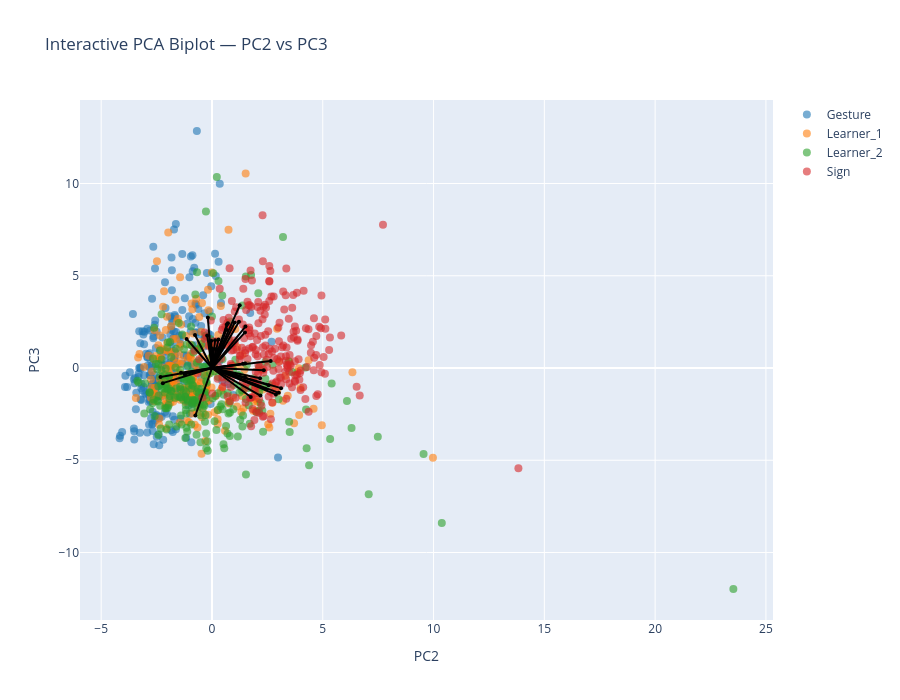

Notebook source saved alongside this figure:
### Markdown cell above
### Biplot PC2-PC3

### Code cell
pcs_to_plot = [2, 3]  # PC1–PC2

sig_features_GS = (
    df_sig_vars_GS[
        (df_sig_vars_GS["sig_loading"]) &
        (df_sig_vars_GS["PC"].isin(pcs_to_plot))
    ]["feature"]
    .unique()
)

feature_names = df_clean.columns[:-1]
selected_vars = [feature_names.get_loc(f) for f in sig_features_GS if f in feature_names]

arrow_strength = (
    df_sig_vars_GS[df_sig_vars_GS["PC"].isin([pcs_to_plot])]
    .groupby("feature")["index_loading"]
    .mean()
    .to_dict()
)

interactive_PCA_biplot(
    score=x_new_GS, 
    coeff=loadings_GS, 
    labels=feature_names, 
    y=y, 
    selected_vars=selected_vars, 
    pc_x=pcs_to_plot[0], pc_y=pcs_to_plot[1],
    show_labels=False,
    le=le,
    arrow_strength=arrow_strength
)

# static plot
static_PCA_biplot(
    score=x_new_GS, 
    coeff=loadings_GS, 
    labels=feature_names, 
    y=y, 
    selected_vars=selected_vars, 
    pc_x=pcs_to_plot[0], pc_y=pcs_to_plot[1],
    show_labels=False,
    arrow_strength=arrow_strength,
    le=le,
    save_path=os.path.join(curfolder, "Plots", "PCA_GS_all_PC2_3_biplot.png")
)

### Figure 1 — Plotly figure (JSON) as saved in the notebook; plotly's stock layout.template omitted (floating-point values rounded to 4 significant figures; data arrays with more than 128 entries replaced by an {"elided": "..."} marker saying what was removed)
{"data": [{"hoverinfo": "text", "marker": {"color": "#1f77b4", "opacity": 0.6, "size": 8}, "mode": "markers", "name": "Gesture", "showlegend": true, "text": {"elided": "248 str values"}, "type": "scatter", "x": {"elided": "248 float values"}, "y": {"elided": "248 float values"}}, {"hoverinfo": "text", "marker": {"color": "#ff7f0e", "opacity": 0.6, "size": 8}, "mode": "markers", "name": "Learner_1", "showlegend": true, "text": {"elided": "244 str values"}, "type": "scatter", "x": {"elided": "244 float values"}, "y": {"elided": "244 float values"}}, {"hoverinfo": "text", "marker": {"color": "#2ca02c", "opacity": 0.6, "size": 8}, "mode": "markers", "name": "Learner_2", "showlegend": true, "text": {"elided": "240 str values"}, "type": "scatter", "x": {"elided": "240 float values"}, "y": {"elided": "240 float values"}}, {"hoverinfo": "text", "marker": {"color": "#d62728", "opacity": 0.6, "size": 8}, "mode": "markers", "name": "Sign", "showlegend": true, "text": {"elided": "239 str values"}, "type": "scatter", "x": {"elided": "239 float values"}, "y": {"elided": "239 float values"}}, {"hoverinfo": "text", "hovertext": "gross__magnitude__arm_speed_Gmean", "line": {"color": "black"}, "marker": {"size": 4}, "mode": "lines+markers", "showlegend": false, "textposition": "top center", "type": "scatter", "x": [0, 1.251], "y": [0, 3.399]}, {"hoverinfo": "text", "hovertext": "gross__rhythm__arm_speed_peak_n", "line": {"color": "black"}, "marker": {"size": 4}, "mode": "lines+markers", "showlegend": false, "textposition": "top center", "type": "scatter", "x": [0, -0.7679], "y": [0, 1.785]}, {"hoverinfo": "text", "hovertext": "gross__rhythm__arm_speed_peak_rate", "line": {"color": "black"}, "marker": {"size": 4}, "mode": "lines+markers", "showlegend": false, "textposition": "top center", "type": "scatter", "x": [0, 1.028], "y": [0, 2.465]}, {"hoverinfo": "text", "hovertext": "gross__magnitude__arm_acc_Gmean", "line": {"color": "black"}, "marker": {"size": 4}, "mode": "lines+markers", "showlegend": false, "textposition": "top center", "type": "scatter", "x": [0, 1.217], "y": [0, 2.5]}, {"hoverinfo": "text", "hovertext": "gross__rhythm__arm_acc_peak_n", "line": {"color": "black"}, "marker": {"size": 4}, "mode": "lines+markers", "showlegend": false, "textposition": "top center", "type": "scatter", "x": [0, -1.147], "y": [0, 1.575]}, {"hoverinfo": "text", "hovertext": "gross__rhythm__arm_acc_peak_rate", "line": {"color": "black"}, "marker": {"size": 4}, "mode": "lines+markers", "showlegend": false, "textposition": "top center", "type": "scatter", "x": [0, 0.7178], "y": [0, 2.421]}, {"hoverinfo": "text", "hovertext": "gross__rhythm__arm_speed_sampen", "line": {"color": "black"}, "marker": {"size": 4}, "mode": "lines+markers", "showlegend": false, "textposition": "top center", "type": "scatter", "x": [0, 1.509], "y": [0, 2.243]}, {"hoverinfo": "text", "hovertext": "gross__smoothness__arm_intermittency", "line": {"color": "black"}, "marker": {"size": 4}, "mode": "lines+markers", "showlegend": false, "textposition": "top center", "type": "scatter", "x": [0, -2.325], "y": [0, -0.493]}, {"hoverinfo": "text", "hovertext": "gross__rhythm__band1_band_power_totalarm", "line": {"color": "black"}, "marker": {"size": 4}, "mode": "lines+markers", "showlegend": false, "textposition": "top center", "type": "scatter", "x": [0, -0.7506], "y": [0, -2.572]}, {"hoverinfo": "text", "hovertext": "gross__rhythm__band1_centroid_totalarm", "line": {"color": "black"}, "marker": {"size": 4}, "mode": "lines+markers", "showlegend": false, "textposition": "top center", "type": "scatter", "x": [0, 1.489], "y": [0, 1.929]}, {"hoverinfo": "text", "hovertext": "gross__rhythm__band2_band_power_totalarm", "line": {"color": "black"}, "marker": {"size": 4}, "mode": "lines+markers", "showlegend": false, "textposition": "top center", "type": "scatter", "x": [0, 0.6709], "y": [0, 2.358]}, {"hoverinfo": "text", "hovertext": "gross__rhythm__band3_band_power_totalarm", "line": {"color": "black"}, "marker": {"size": 4}, "mode": "lines+markers", "showlegend": false, "textposition": "top center", "type": "scatter", "x": [0, 0.6452], "y": [0, 2.071]}, {"hoverinfo": "text", "hovertext": "gross__rhythm__band3_centroid_totalarm", "line": {"color": "black"}, "marker": {"size": 4}, "mode": "lines+markers", "showlegend": false, "textposition": "top center", "type": "scatter", "x": [0, 1.397], "y": [0, 0.2338]}, {"hoverinfo": "text", "hovertext": "gross__rhythm__band3_entropy_totalarm", "line": {"color": "black"}, "marker": {"size": 4}, "mode": "lines+markers", "showlegend": false, "textposition": "top center", "type": "scatter", "x": [0, 1.495], "y": [0, 0.242]}, {"hoverinfo": "text", "hovertext": "fine__handshape__fingertip_spread_mean", "line": {"color": "black"}, "marker": {"size": 4}, "mode": "lines+markers", "showlegend": false, "textposition": "top center", "type": "scatter", "x": [0, 3.119], "y": [0, -1.091]}, {"hoverinfo": "text", "hovertext": "fine__variability__fingertip_spread_std", "line": {"color": "black"}, "marker": {"size": 4}, "mode": "lines+markers", "showlegend": false, "textposition": "top center", "type": "scatter", "x": [0, 2.884], "y": [0, -1.431]}, {"hoverinfo": "text", "hovertext": "fine__handshape__thumb_index_mean", "line": {"color": "black"}, "marker": {"size": 4}, "mode": "lines+markers", "showlegend": false, "textposition": "top center", "type": "scatter", "x": [0, 3.017], "y": [0, -1.348]}, {"hoverinfo": "text", "hovertext": "fine__variability__thumb_index_std", "line": {"color": "black"}, "marker": {"size": 4}, "mode": "lines+markers", "showlegend": false, "textposition": "top center", "type": "scatter", "x": [0, 2.445], "y": [0, -1.166]}, {"hoverinfo": "text", "hovertext": "fine__handshape__mcp_tip_mean", "line": {"color": "black"}, "marker": {"size": 4}, "mode": "lines+markers", "showlegend": false, "textposition": "top center", "type": "scatter", "x": [0, 2.185], "y": [0, -1.496]}, {"hoverinfo": "text", "hovertext": "fine__variability__mcp_tip_std", "line": {"color": "black"}, "marker": {"size": 4}, "mode": "lines+markers", "showlegend": false, "textposition": "top center", "type": "scatter", "x": [0, 1.749], "y": [0, -1.573]}, {"hoverinfo": "text", "hovertext": "fine__handshape__thumb_opposition_mean", "line": {"color": "black"}, "marker": {"size": 4}, "mode": "lines+markers", "showlegend": false, "textposition": "top center", "type": "scatter", "x": [0, 2.17], "y": [0, -0.5592]}, {"hoverinfo": "text", "hovertext": "fine__variability__thumb_opposition_std", "line": {"color": "black"}, "marker": {"size": 4}, "mode": "lines+markers", "showlegend": false, "textposition": "top center", "type": "scatter", "x": [0, 1.505], "y": [0, -0.5323]}, {"hoverinfo": "text", "hovertext": "fine__handshape__handshape_size_mean", "line": {"color": "black"}, "marker": {"size": 4}, "mode": "lines+markers", "showlegend": false, "textposition": "top center", "type": "scatter", "x": [0, -1.231], "y": [0, -0.3432]}, {"hoverinfo": "text", "hovertext": "fine__variability__handshape_size_std", "line": {"color": "black"}, "marker": {"size": 4}, "mode": "lines+markers", "showlegend": false, "textposition": "top center", "type": "scatter", "x": [0, -1.398], "y": [0, -0.2593]}, {"hoverinfo": "text", "hovertext": "fine__variability__handshape_variability", "line": {"color": "black"}, "marker": {"size": 4}, "mode": "lines+markers", "showlegend": false, "textposition": "top center", "type": "scatter", "x": [0, 2.555], "y": [0, -0.9401]}, {"hoverinfo": "text", "hovertext": "fine__magnitude__flexion_speed_mean", "line": {"color": "black"}, "marker": {"size": 4}, "mode": "lines+markers", "showlegend": false, "textposition": "top center", "type": "scatter", "x": [0, 2.649], "y": [0, 0.3786]}, {"hoverinfo": "text", "hovertext": "fine__variability__flexion_speed_std", "line": {"color": "black"}, "marker": {"size": 4}, "mode": "lines+markers", "showlegend": false, "textposition": "top center", "type": "scatter", "x": [0, 2.339], "y": [0, -0.1234]}, {"hoverinfo": "text", "hovertext": "fine__smoothness__flexion_intermittency", "line": {"color": "black"}, "marker": {"size": 4}, "mode": "lines+markers", "showlegend": false, "textposition": "top center", "type": "scatter", "x": [0, -2.218], "y": [0, -0.8194]}, {"hoverinfo": "text", "hovertext": "fine__coordination__finger_independence", "line": {"color": "black"}, "marker": {"size": 4}, "mode": "lines+markers", "showlegend": false, "textposition": "top center", "type": "scatter", "x": [0, 0.7846], "y": [0, -0.3368]}, {"hoverinfo": "text", "hovertext": "gross__variability__arm_speed_Gstd", "line": {"color": "black"}, "marker": {"size": 4}, "mode": "lines+markers", "showlegend": false, "textposition": "top center", "type": "scatter", "x": [0, 0.1393], "y": [0, 1.499]}, {"hoverinfo": "text", "hovertext": "gross__magnitude__arm_speed_peak_mean", "line": {"color": "black"}, "marker": {"size": 4}, "mode": "lines+markers", "showlegend": false, "textposition": "top center", "type": "scatter", "x": [0, 0.2937], "y": [0, 1.55]}, {"hoverinfo": "text", "hovertext": "gross__variability__arm_acc_Gstd", "line": {"color": "black"}, "marker": {"size": 4}, "mode": "lines+markers", "showlegend": false, "textposition": "top center", "type": "scatter", "x": [0, -0.05786], "y": [0, 1.066]}, {"hoverinfo": "text", "hovertext": "gross__magnitude__arm_acc_peak_mean", "line": {"color": "black"}, "marker": {"size": 4}, "mode": "lines+markers", "showlegend": false, "textposition": "top center", "type": "scatter", "x": [0, 0.2004], "y": [0, 1.025]}, {"hoverinfo": "text", "hovertext": "gross__rhythm__arm_acc_mod_depth", "line": {"color": "black"}, "marker": {"size": 4}, "mode": "lines+markers", "showlegend": false, "textposition": "top center", "type": "scatter", "x": [0, 0.328], "y": [0, 0.8186]}, {"hoverinfo": "text", "hovertext": "gross__magnitude__arm_speed_integral", "line": {"color": "black"}, "marker": {"size": 4}, "mode": "lines+markers", "showlegend": false, "textposition": "top center", "type": "scatter", "x": [0, -0.1872], "y": [0, 2.742]}, {"hoverinfo": "text", "hovertext": "gross__smoothness__arm_sparc", "line": {"color": "black"}, "marker": {"size": 4}, "mode": "lines+markers", "showlegend": false, "textposition": "top center", "type": "scatter", "x": [0, 0.02974], "y": [0, 1.03]}, {"hoverinfo": "text", "hovertext": "gross__rhythm__band2_centroid_totalarm", "line": {"color": "black"}, "marker": {"size": 4}, "mode": "lines+markers", "showlegend": false, "textposition": "top center", "type": "scatter", "x": [0, -0.03219], "y": [0, 1.476]}, {"hoverinfo": "text", "hovertext": "gross__rhythm__band2_entropy_totalarm", "line": {"color": "black"}, "marker": {"size": 4}, "mode": "lines+markers", "showlegend": false, "textposition": "top center", "type": "scatter", "x": [0, -0.07158], "y": [0, 1.151]}, {"hoverinfo": "text", "hovertext": "gross__magnitude__bbmv_arms_total", "line": {"color": "black"}, "marker": {"size": 4}, "mode": "lines+markers", "showlegend": false, "textposition": "top center", "type": "scatter", "x": [0, -0.2172], "y": [0, 1.765]}, {"hoverinfo": "text", "hovertext": "fine__variability__flexion_entropy", "line": {"color": "black"}, "marker": {"size": 4}, "mode": "lines+markers", "showlegend": false, "textposition": "top center", "type": "scatter", "x": [0, 0.5056], "y": [0, 1.154]}], "layout": {"height": 700, "hovermode": "closest", "title": {"text": "Interactive PCA Biplot — PC2 vs PC3"}, "width": 900, "xaxis": {"title": {"text": "PC2"}}, "yaxis": {"title": {"text": "PC3"}}}}
